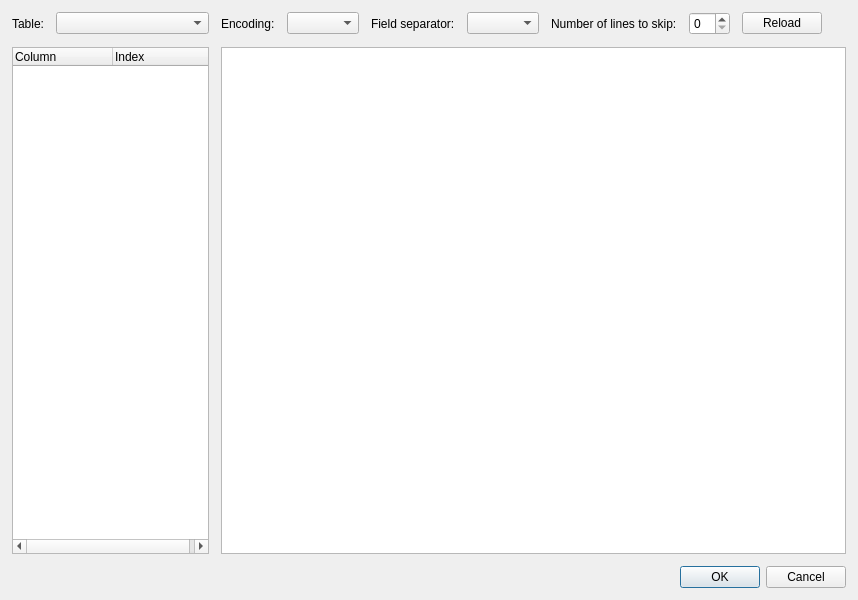
<?xml version="1.0" encoding="UTF-8"?>
<ui version="4.0">
 <author>Matus &amp; Michal Tomlein</author>
 <class>ImportCsvDialogue</class>
 <widget class="QDialog" name="ImportCsvDialogue">
  <property name="geometry">
   <rect>
    <x>0</x>
    <y>0</y>
    <width>858</width>
    <height>600</height>
   </rect>
  </property>
  <property name="windowTitle">
   <string>Import CSV - Leaklog</string>
  </property>
  <property name="windowIcon">
   <iconset resource="resources.qrc">
    <normaloff>:/images/images/import.png</normaloff>:/images/images/import.png</iconset>
  </property>
  <layout class="QGridLayout" name="gridLayout">
   <property name="margin">
    <number>12</number>
   </property>
   <property name="spacing">
    <number>12</number>
   </property>
   <item row="0" column="2">
    <widget class="QLabel" name="lbl_encoding">
     <property name="sizePolicy">
      <sizepolicy hsizetype="Maximum" vsizetype="Preferred">
       <horstretch>0</horstretch>
       <verstretch>0</verstretch>
      </sizepolicy>
     </property>
     <property name="text">
      <string>Encoding:</string>
     </property>
    </widget>
   </item>
   <item row="0" column="3" colspan="2">
    <widget class="QComboBox" name="cb_encoding"/>
   </item>
   <item row="0" column="5">
    <widget class="QLabel" name="lbl_separator">
     <property name="sizePolicy">
      <sizepolicy hsizetype="Maximum" vsizetype="Preferred">
       <horstretch>0</horstretch>
       <verstretch>0</verstretch>
      </sizepolicy>
     </property>
     <property name="text">
      <string>Field separator:</string>
     </property>
    </widget>
   </item>
   <item row="0" column="6">
    <widget class="QComboBox" name="cb_separator"/>
   </item>
   <item row="0" column="7">
    <widget class="QLabel" name="lbl_skip_lines">
     <property name="sizePolicy">
      <sizepolicy hsizetype="Maximum" vsizetype="Preferred">
       <horstretch>0</horstretch>
       <verstretch>0</verstretch>
      </sizepolicy>
     </property>
     <property name="text">
      <string>Number of lines to skip:</string>
     </property>
    </widget>
   </item>
   <item row="0" column="8">
    <widget class="QSpinBox" name="spb_skip_lines"/>
   </item>
   <item row="0" column="9">
    <widget class="QPushButton" name="btn_reload">
     <property name="text">
      <string>Reload</string>
     </property>
    </widget>
   </item>
   <item row="0" column="10">
    <spacer name="horizontalSpacer_2">
     <property name="orientation">
      <enum>Qt::Horizontal</enum>
     </property>
     <property name="sizeHint" stdset="0">
      <size>
       <width>0</width>
       <height>0</height>
      </size>
     </property>
    </spacer>
   </item>
   <item row="1" column="0" colspan="2">
    <widget class="QTreeWidget" name="trw_columns">
     <property name="editTriggers">
      <set>QAbstractItemView::NoEditTriggers</set>
     </property>
     <property name="indentation">
      <number>0</number>
     </property>
     <property name="uniformRowHeights">
      <bool>true</bool>
     </property>
     <column>
      <property name="text">
       <string>Column</string>
      </property>
     </column>
     <column>
      <property name="text">
       <string>Index</string>
      </property>
     </column>
    </widget>
   </item>
   <item row="1" column="2" colspan="10">
    <widget class="QTableWidget" name="tw_content">
     <property name="editTriggers">
      <set>QAbstractItemView::NoEditTriggers</set>
     </property>
    </widget>
   </item>
   <item row="2" column="3" colspan="9">
    <widget class="QDialogButtonBox" name="id_bb">
     <property name="orientation">
      <enum>Qt::Horizontal</enum>
     </property>
     <property name="standardButtons">
      <set>QDialogButtonBox::Cancel|QDialogButtonBox::Ok</set>
     </property>
    </widget>
   </item>
   <item row="0" column="0">
    <widget class="QLabel" name="lbl_table">
     <property name="sizePolicy">
      <sizepolicy hsizetype="Maximum" vsizetype="Preferred">
       <horstretch>0</horstretch>
       <verstretch>0</verstretch>
      </sizepolicy>
     </property>
     <property name="text">
      <string>Table:</string>
     </property>
    </widget>
   </item>
   <item row="0" column="1">
    <widget class="QComboBox" name="cb_table"/>
   </item>
  </layout>
 </widget>
 <layoutdefault spacing="6" margin="6"/>
 <resources>
  <include location="resources.qrc"/>
 </resources>
 <connections>
  <connection>
   <sender>id_bb</sender>
   <signal>accepted()</signal>
   <receiver>ImportCsvDialogue</receiver>
   <slot>accept()</slot>
   <hints>
    <hint type="sourcelabel">
     <x>248</x>
     <y>254</y>
    </hint>
    <hint type="destinationlabel">
     <x>157</x>
     <y>274</y>
    </hint>
   </hints>
  </connection>
  <connection>
   <sender>id_bb</sender>
   <signal>rejected()</signal>
   <receiver>ImportCsvDialogue</receiver>
   <slot>reject()</slot>
   <hints>
    <hint type="sourcelabel">
     <x>316</x>
     <y>260</y>
    </hint>
    <hint type="destinationlabel">
     <x>286</x>
     <y>274</y>
    </hint>
   </hints>
  </connection>
 </connections>
</ui>
